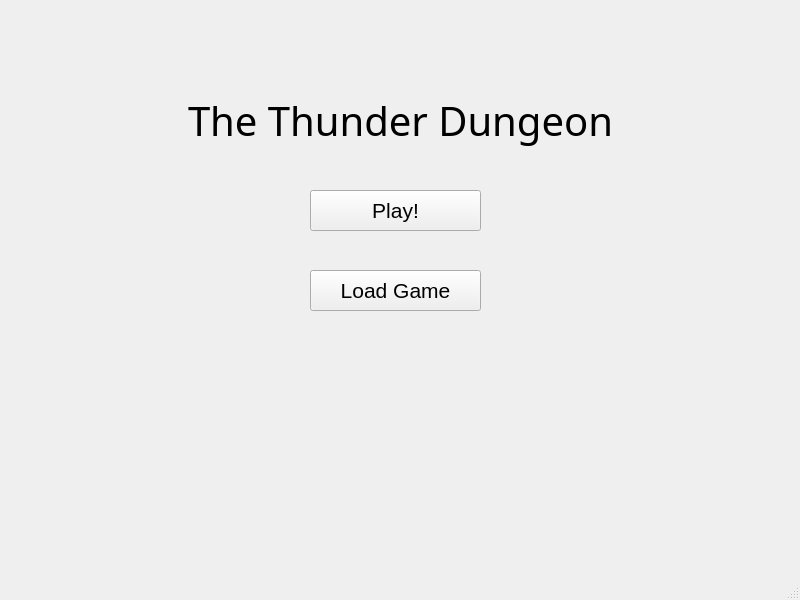
<?xml version="1.0" encoding="UTF-8"?>
<ui version="4.0">
 <class>MenuWindow</class>
 <widget class="QMainWindow" name="MenuWindow">
  <property name="enabled">
   <bool>true</bool>
  </property>
  <property name="geometry">
   <rect>
    <x>0</x>
    <y>0</y>
    <width>800</width>
    <height>600</height>
   </rect>
  </property>
  <property name="windowTitle">
   <string>MainWindow</string>
  </property>
  <widget class="QWidget" name="centralwidget">
   <widget class="QLabel" name="label">
    <property name="geometry">
     <rect>
      <x>10</x>
      <y>80</y>
      <width>781</width>
      <height>81</height>
     </rect>
    </property>
    <property name="font">
     <font>
      <family>Yu Gothic UI Semilight</family>
      <pointsize>30</pointsize>
      <strikeout>false</strikeout>
     </font>
    </property>
    <property name="layoutDirection">
     <enum>Qt::LeftToRight</enum>
    </property>
    <property name="autoFillBackground">
     <bool>false</bool>
    </property>
    <property name="text">
     <string>The Thunder Dungeon</string>
    </property>
    <property name="alignment">
     <set>Qt::AlignCenter</set>
    </property>
   </widget>
   <widget class="QPushButton" name="playButton">
    <property name="geometry">
     <rect>
      <x>310</x>
      <y>190</y>
      <width>171</width>
      <height>41</height>
     </rect>
    </property>
    <property name="font">
     <font>
      <pointsize>16</pointsize>
     </font>
    </property>
    <property name="text">
     <string>Play!</string>
    </property>
   </widget>
   <widget class="QPushButton" name="loadGameButton">
    <property name="geometry">
     <rect>
      <x>310</x>
      <y>270</y>
      <width>171</width>
      <height>41</height>
     </rect>
    </property>
    <property name="font">
     <font>
      <pointsize>16</pointsize>
     </font>
    </property>
    <property name="text">
     <string>Load Game</string>
    </property>
   </widget>
  </widget>
  <widget class="QMenuBar" name="menubar">
   <property name="geometry">
    <rect>
     <x>0</x>
     <y>0</y>
     <width>800</width>
     <height>26</height>
    </rect>
   </property>
  </widget>
  <widget class="QStatusBar" name="statusbar"/>
 </widget>
 <resources/>
 <connections/>
</ui>
